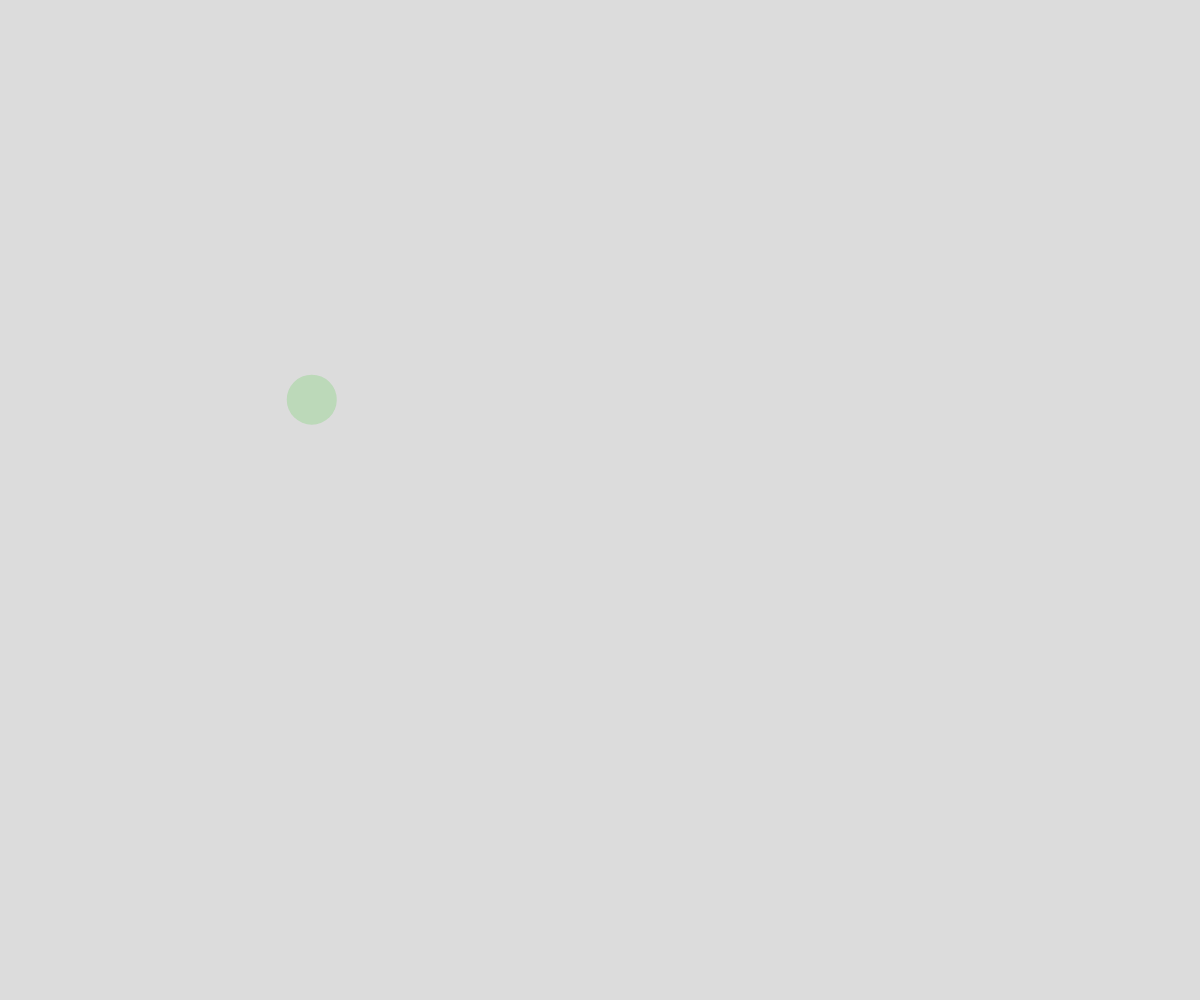
Frame 1 (no input)
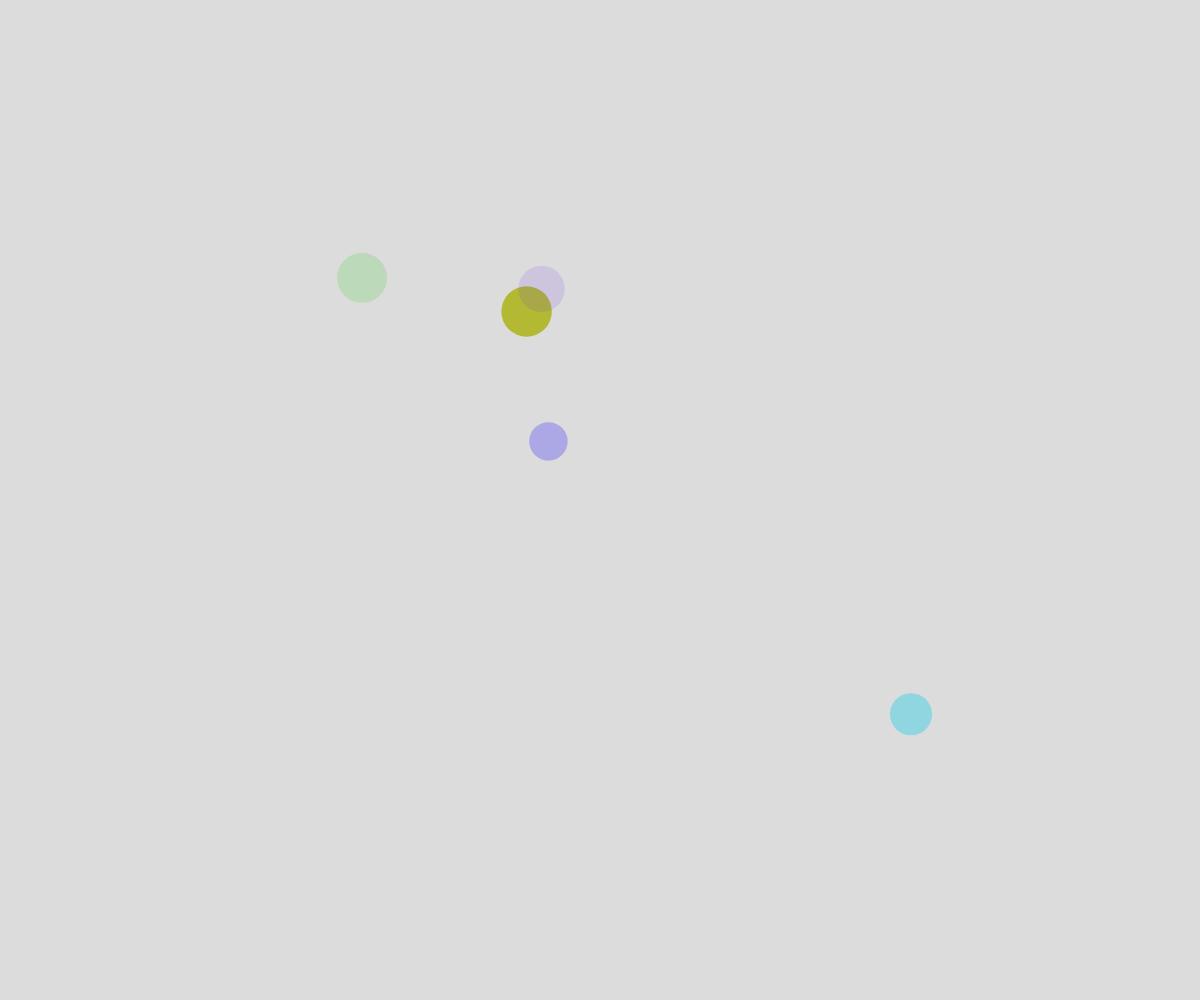
Frame 60 (no input)
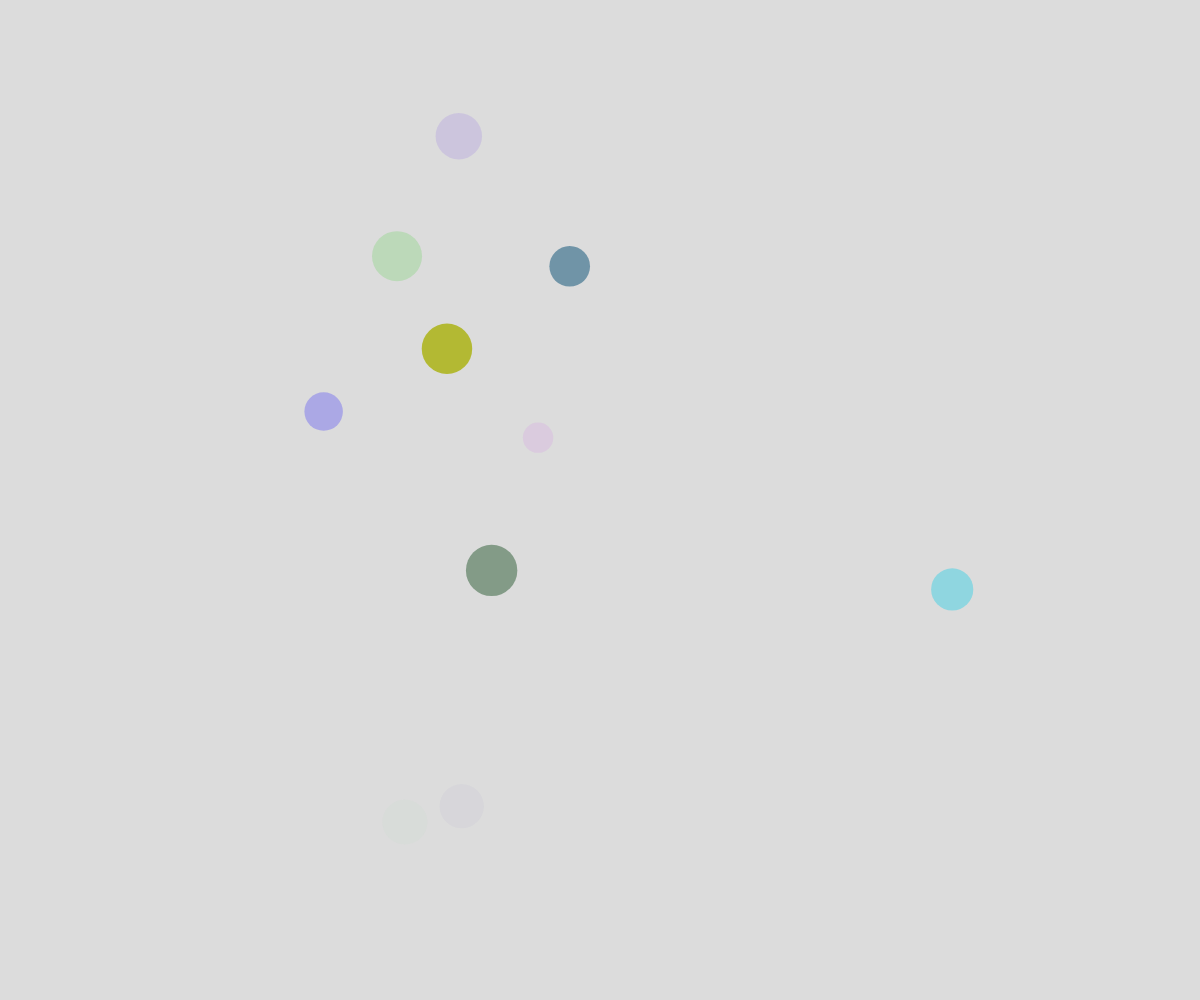
Frame 120 (the mouse pressed at the canvas centre since frame 60)

The p5.js sketch that drew these frames (run headless with seeded random() and noise() and a simulated clock; from frame 60 on, the mouse is pressed at the canvas centre):

// p5.js sketch
// ── sketch.js
// ball scene

let ballArray = [];

function setup() {
  createCanvas(windowWidth, windowHeight);
  
  for(let index = 0; index < 1; index++) {
    spawnBall();
  }

  // spawn ball every .5 seconds
  window.setInterval(spawnBall, 500);
}



function draw() {
  background(220);

  checkIfBallTouchingMouse();
  moveBall();
  displayBall();
}


function mousePressed() {
  spawnBall();
  ballArray[ballArray.length-1].x = mouseX;
  ballArray[ballArray.length-1].y = mouseY;
}

function checkIfBallTouchingMouse() {
  for (let i=ballArray.length-1; i>=0; i--) {
    let howFarAway = dist(ballArray[i].x, ballArray[i].y, mouseX, mouseY);
    if (howFarAway < ballArray[i].radius) {
      ballArray.splice(i, 1);
    }
  }
}

function spawnBall() {
  let newBall = {
    x: random(width),
    y: random(height),
    radius: random(10, 30),
    ballColor: color(random(255),random(255),random(255),random(255)),
    dx: random(5, 10),
    dy: random(5, 10),
    xTime: random(1000),
    yTime: random(1000),
    timeChange: random(0.001, 0.01),
  };
  ballArray.push(newBall);
}

function moveBall(){
  for (let theBall of ballArray) {
    // theBall.x += theBall.dx;
    // theBall.y += theBall.dy;
    // theBall.dx = random(-5, 5);
    // theBall.dy = random(-5, 5);
    theBall.x = noise(theBall.xTime) * width;
    theBall.y = noise(theBall.yTime) * height;

    theBall.xTime += theBall.timeChange;
    theBall.yTime += theBall.timeChange;
  
  }
}
  

function displayBall() {
  for (let ball of ballArray) {
    noStroke();
    fill(ball.ballColor);
    circle(ball.x, ball.y, ball.radius*2);

  }
}
